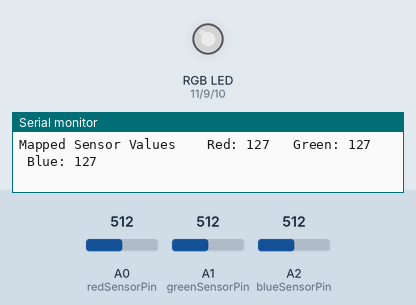
Recording of a program running on a simulated Arduino Uno, built with avr-gcc and run on an emulated ATmega328P. Parts: an RGB LED mixed from three pins (HIGH = lit), the last lines printed to the serial monitor. Inputs (shaded band) come from the test bench; at power-on: A0 (redSensorPin) = 512, A1 (greenSensorPin) = 512, A2 (blueSensorPin) = 512. Dim RGB values are drawn brighter than linear.

Above: at 1.8 s.
1.9 s: A0 (redSensorPin) set to 716
At 3.3 s:
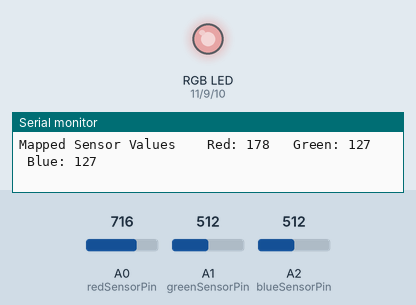
3.6 s: A1 (greenSensorPin) set to 716
At 4.8 s:
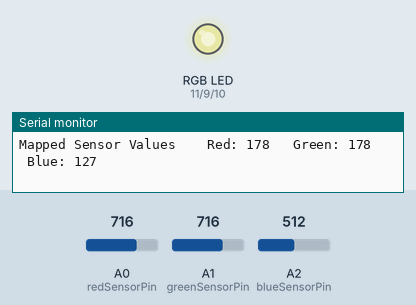
5.8 s: A2 (blueSensorPin) set to 716
At 7.2 s:
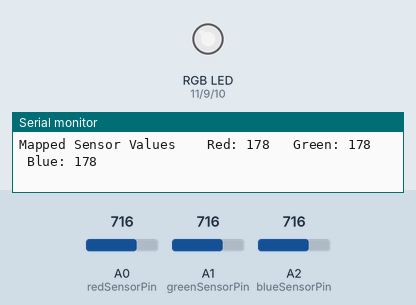
7.9 s: A0 (redSensorPin) set to 900
At 9.6 s:
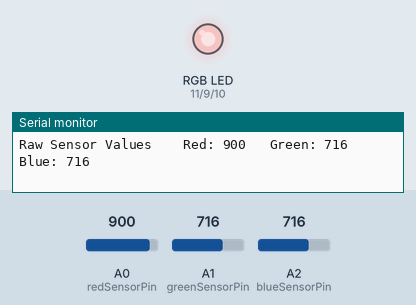
10.0 s: A1 (greenSensorPin) set to 900
At 11.8 s:
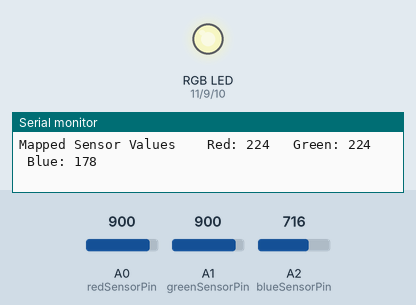
12.1 s: A2 (blueSensorPin) set to 900
At 13.3 s:
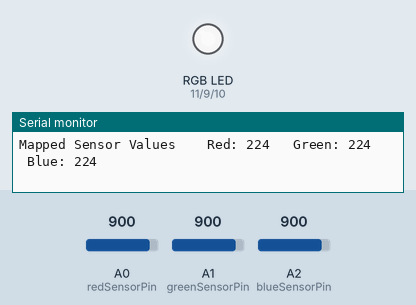
Timing chart, 0 to 15.1 s (numbered marks = the images above; inputs shaded):
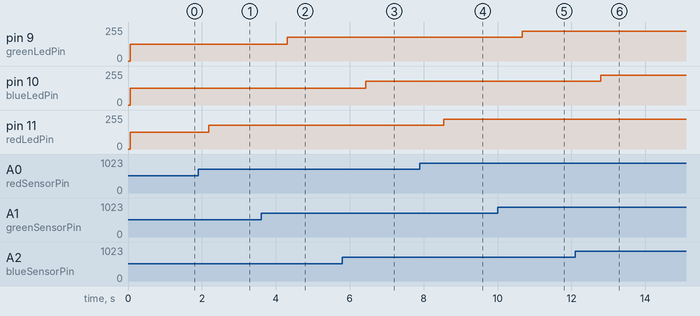

The program:

main.cpp
```cpp
#include <Arduino.h>

// RGB LED pins
const int greenLedPin = 9;
const int blueLedPin = 10;
const int redLedPin = 11;

// RGB sensor pins
const int redSensorPin = A0;
const int greenSensorPin = A1;
const int blueSensorPin = A2;

// init values
int redValue = 0;
int greenValue = 0;
int blueValue = 0;

int redSensorValue = 0;
int greenSensorValue = 0;
int blueSensorValue = 0;

void setup() {
    Serial.begin(9600);

    pinMode(redLedPin, OUTPUT);
    pinMode(greenLedPin, OUTPUT);
    pinMode(blueLedPin, OUTPUT);
}

void loop() {
    // red sensor values
    redSensorValue = analogRead(redSensorPin);
    delay(5);
    greenSensorValue = analogRead(greenSensorPin);
    delay(5);
    blueSensorValue = analogRead(blueSensorPin);
    delay(5);

    // display red sensor values
    Serial.print("Raw Sensor Values \t Red: ");
    Serial.print(redSensorValue);
    Serial.print("\t Green: ");
    Serial.print(greenSensorValue);
    Serial.print("\t Blue: ");
    Serial.println(blueSensorValue);

    // normalize sensor values
    redValue = map(redSensorValue, 0, 1023, 0, 255);
    greenValue = map(greenSensorValue, 0, 1023, 0, 255);
    blueValue = map(blueSensorValue, 0, 1023, 0, 255);

    // display normalized values
    Serial.print("Mapped Sensor Values \t Red: ");
    Serial.print(redValue);
    Serial.print("\t Green: ");
    Serial.print(greenValue);
    Serial.print("\t Blue: ");
    Serial.println(blueValue);

    // write values to RGB LED
    analogWrite(redLedPin, redValue);
    analogWrite(greenLedPin, greenValue);
    analogWrite(blueLedPin, blueValue);

    delay(1000);
}
```

Measured:
- after the input at 1.9 s, pin 11 (redLedPin): 127/255 → 178/255 after 0.28 s
- after the input at 3.6 s, pin 9 (greenLedPin): 127/255 → 178/255 after 0.71 s
- after the input at 5.8 s, pin 10 (blueLedPin): 127/255 → 178/255 after 0.63 s
- after the input at 7.9 s, pin 11 (redLedPin): 178/255 → 224/255 after 0.65 s
- after the input at 10.0 s, pin 9 (greenLedPin): 178/255 → 224/255 after 0.67 s
- after the input at 12.1 s, pin 10 (blueLedPin): 178/255 → 224/255 after 0.70 s
